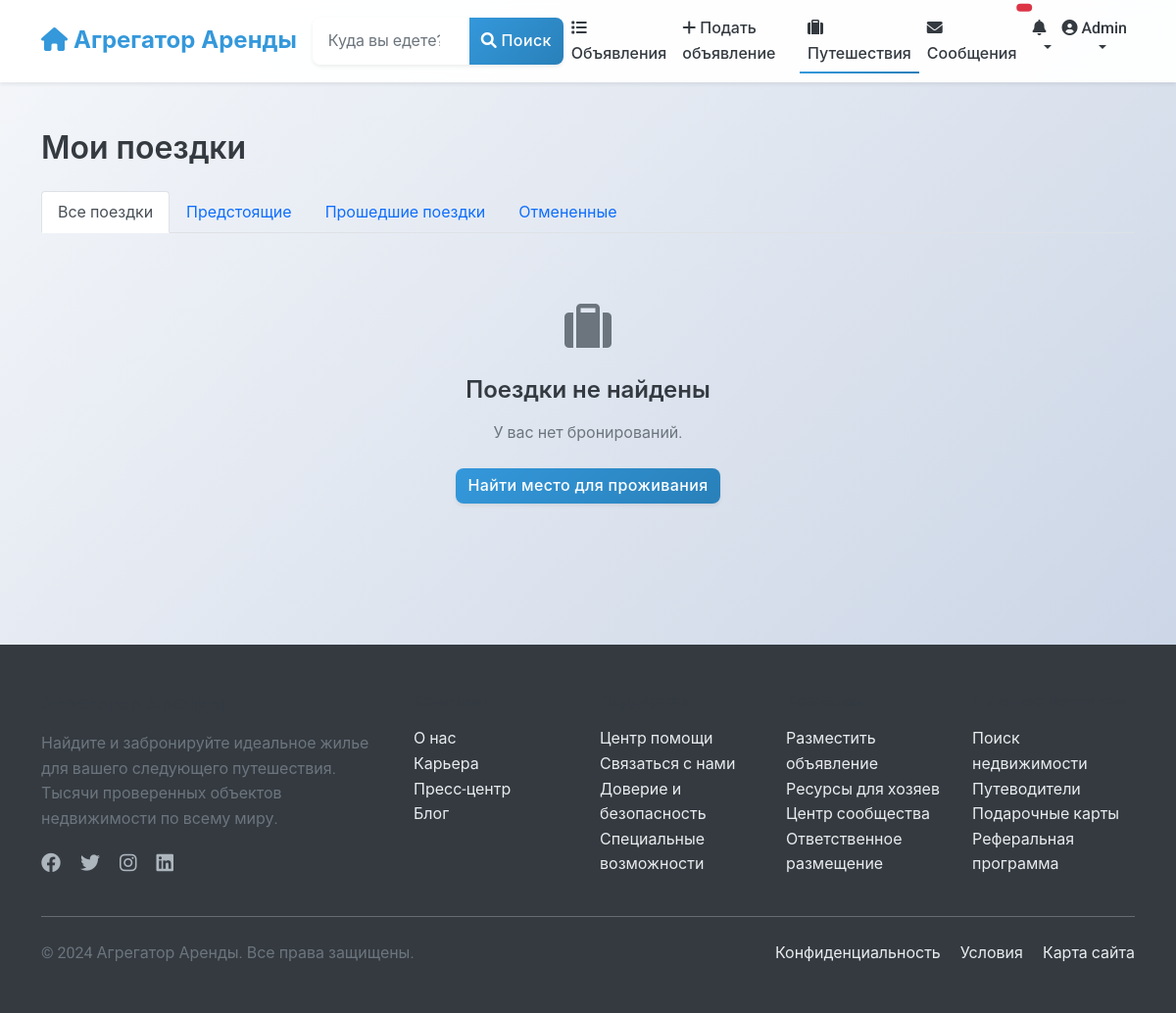
The page /listings/my-bookings/ (signed in) on the database as committed earlier.
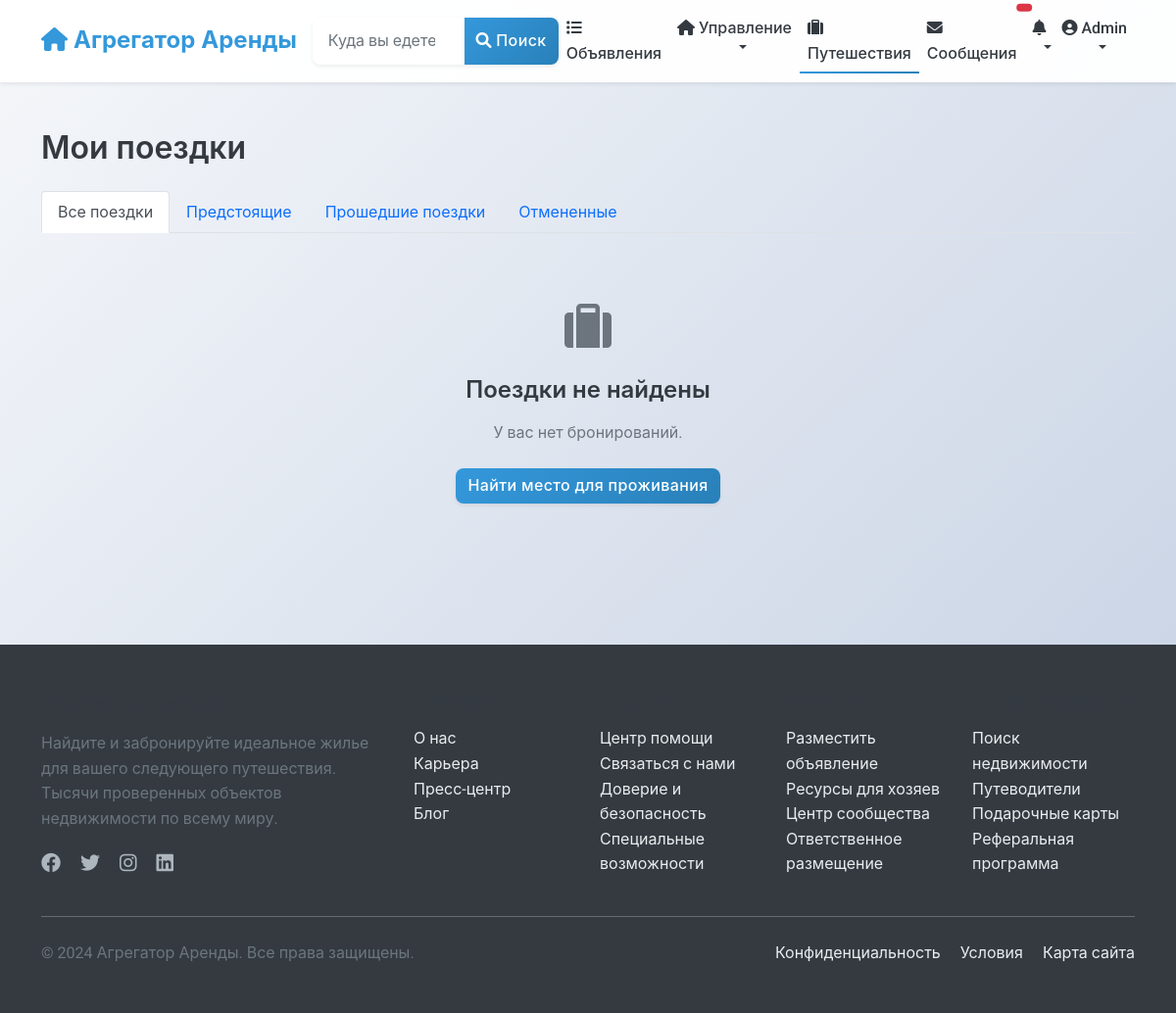
The same page on the database as committed later.
### listings/views.py (the view)
# urls.py: path('my-bookings/', views.user_bookings, name='user_bookings'),
@login_required
def user_bookings(request):
    bookings = Booking.objects.filter(guest=request.user).select_related('listing')
    status = request.GET.get('status')
    if status and status in [choice[0] for choice in Booking.STATUS_CHOICES]:
        bookings = bookings.filter(status=status)
    return render(request, 'listings/user_bookings.html', {
        'bookings': bookings,
        'status_choices': Booking.STATUS_CHOICES,
        'current_status': status
    })

### notifications/templatetags/notify_tags.py (called while the page is built)
@register.simple_tag(takes_context=True)
def notification_count(context):
    user = context['request'].user
    if user.is_authenticated:
        count = user.notifications.filter(is_read=False).count()
        return count
    return 0

### listings/templates/listings/user_bookings.html (shortened to what the changed rows need)
{% extends 'base.html' %}
{% load static %}
{% block content %}
<div class="container py-4">
    <div class="row">
        <div class="col-12">
            <h2 class="mb-4">Мои поездки</h2>
        </div>
    </div>
</div>
{% endblock %}

### templates/includes/navbar.html (shortened to what the changed rows need)
<nav class="navbar navbar-expand-lg navbar-light bg-white shadow-sm">
    <div class="container">
        <div class="collapse navbar-collapse" id="navbarSupportedContent">
            <ul class="navbar-nav ms-auto mb-2 mb-lg-0">
                {% if user.is_authenticated %}
                    {% if user.is_host %}
                    <li class="nav-item dropdown">
                        <a class="nav-link dropdown-toggle" href="#" id="hostDropdown" role="button"
                           data-bs-toggle="dropdown" aria-expanded="false">
                            <i class="fas fa-home"></i> Управление
                        </a>
                    </li>
                    {% else %}
                    <li class="nav-item">
                        <a class="nav-link" href="{% url 'listings:listing_create' %}">
                            <i class="fas fa-plus"></i> Подать объявление
                        </a>
                    </li>
                    {% endif %}
                                {% load notify_tags %}
                {% endif %}
            </ul>
        </div>
    </div>
</nav>

Rows that differ between the two databases and show on the page:
changed User "Admin": is_host False → True (drawn)
Other text that changed with them:
text no longer shown: "Подать объявление"
text now shown: "Управление"
